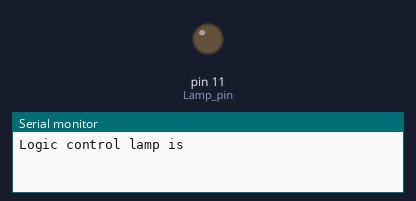
Bench run of a sketch on a simulated Arduino Uno, built with avr-gcc and run on an emulated ATmega328P. On the bench: output pins drawn as LEDs (lit = HIGH), the last lines printed to the serial monitor.

Above: at 5.0 s.
At 15.0 s:
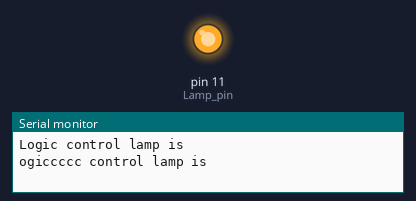
Timing chart, 0 to 26.0 s (numbered marks = the images above):
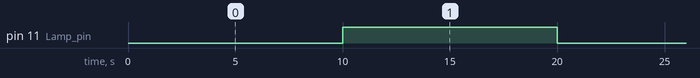

The sketch:

delay.ino
```cpp
#define Lamp_pin 11
#define Lamp_on LOW
#define Lamp_off HIGH

String str = "";
void setup() {
  // put your setup code here, to run once:
  Serial.begin(9600);
  pinMode(Lamp_pin,OUTPUT);
  digitalWrite(Lamp_pin,Lamp_off);

}

void loop() {
  // put your main code here, to run repeatedly:
  digitalWrite(Lamp_pin,Lamp_on);
  str = "Logic control lamp is" + digitalRead(Lamp_pin);
  Serial.println(str);
  delay(10000);
  digitalWrite(Lamp_pin,Lamp_off);
  str = "Logiccccc control lamp is" + digitalRead(Lamp_pin);
  Serial.println(str);
  delay(10000);
}
```

Measured:
- by itself, pin 11 (Lamp_pin): alternates HIGH for 10.0 s and LOW for 10.0 s
